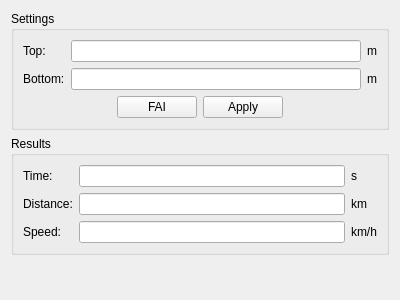
<?xml version="1.0" encoding="UTF-8"?>
<ui version="4.0">
 <class>WingsuitView</class>
 <widget class="QWidget" name="WingsuitView">
  <property name="geometry">
   <rect>
    <x>0</x>
    <y>0</y>
    <width>400</width>
    <height>300</height>
   </rect>
  </property>
  <property name="windowTitle">
   <string>Form</string>
  </property>
  <layout class="QVBoxLayout" name="verticalLayout_2">
   <item>
    <widget class="QGroupBox" name="groupBox">
     <property name="title">
      <string>Settings</string>
     </property>
     <layout class="QVBoxLayout" name="verticalLayout">
      <item>
       <layout class="QGridLayout" name="gridLayout">
        <item row="0" column="0">
         <widget class="QLabel" name="label">
          <property name="text">
           <string>Top:</string>
          </property>
         </widget>
        </item>
        <item row="0" column="1">
         <widget class="QLineEdit" name="topEdit"/>
        </item>
        <item row="0" column="2">
         <widget class="QLabel" name="topUnits">
          <property name="text">
           <string>m</string>
          </property>
         </widget>
        </item>
        <item row="1" column="0">
         <widget class="QLabel" name="label_2">
          <property name="text">
           <string>Bottom:</string>
          </property>
         </widget>
        </item>
        <item row="1" column="1">
         <widget class="QLineEdit" name="bottomEdit"/>
        </item>
        <item row="1" column="2">
         <widget class="QLabel" name="bottomUnits">
          <property name="text">
           <string>m</string>
          </property>
         </widget>
        </item>
       </layout>
      </item>
      <item>
       <layout class="QHBoxLayout" name="horizontalLayout">
        <item>
         <spacer name="horizontalSpacer">
          <property name="orientation">
           <enum>Qt::Horizontal</enum>
          </property>
          <property name="sizeHint" stdset="0">
           <size>
            <width>40</width>
            <height>20</height>
           </size>
          </property>
         </spacer>
        </item>
        <item>
         <widget class="QPushButton" name="faiButton">
          <property name="text">
           <string>FAI</string>
          </property>
         </widget>
        </item>
        <item>
         <widget class="QPushButton" name="applyButton">
          <property name="text">
           <string>Apply</string>
          </property>
          <property name="autoDefault">
           <bool>false</bool>
          </property>
          <property name="default">
           <bool>false</bool>
          </property>
         </widget>
        </item>
        <item>
         <spacer name="horizontalSpacer_2">
          <property name="orientation">
           <enum>Qt::Horizontal</enum>
          </property>
          <property name="sizeHint" stdset="0">
           <size>
            <width>40</width>
            <height>20</height>
           </size>
          </property>
         </spacer>
        </item>
       </layout>
      </item>
     </layout>
    </widget>
   </item>
   <item>
    <widget class="QGroupBox" name="groupBox_2">
     <property name="title">
      <string>Results</string>
     </property>
     <layout class="QGridLayout" name="gridLayout_2">
      <item row="0" column="0">
       <widget class="QLabel" name="label_5">
        <property name="text">
         <string>Time:</string>
        </property>
       </widget>
      </item>
      <item row="0" column="1">
       <widget class="QLineEdit" name="timeEdit">
        <property name="readOnly">
         <bool>true</bool>
        </property>
       </widget>
      </item>
      <item row="0" column="2">
       <widget class="QLabel" name="timeUnits">
        <property name="text">
         <string>s</string>
        </property>
       </widget>
      </item>
      <item row="1" column="0">
       <widget class="QLabel" name="label_6">
        <property name="text">
         <string>Distance:</string>
        </property>
       </widget>
      </item>
      <item row="1" column="1">
       <widget class="QLineEdit" name="distanceEdit">
        <property name="readOnly">
         <bool>true</bool>
        </property>
       </widget>
      </item>
      <item row="1" column="2">
       <widget class="QLabel" name="distanceUnits">
        <property name="text">
         <string>km</string>
        </property>
       </widget>
      </item>
      <item row="2" column="0">
       <widget class="QLabel" name="label_7">
        <property name="text">
         <string>Speed:</string>
        </property>
       </widget>
      </item>
      <item row="2" column="1">
       <widget class="QLineEdit" name="speedEdit">
        <property name="readOnly">
         <bool>true</bool>
        </property>
       </widget>
      </item>
      <item row="2" column="2">
       <widget class="QLabel" name="speedUnits">
        <property name="text">
         <string>km/h</string>
        </property>
       </widget>
      </item>
     </layout>
    </widget>
   </item>
   <item>
    <spacer name="verticalSpacer">
     <property name="orientation">
      <enum>Qt::Vertical</enum>
     </property>
     <property name="sizeHint" stdset="0">
      <size>
       <width>20</width>
       <height>50</height>
      </size>
     </property>
    </spacer>
   </item>
  </layout>
 </widget>
 <resources/>
 <connections>
  <connection>
   <sender>topEdit</sender>
   <signal>returnPressed()</signal>
   <receiver>applyButton</receiver>
   <slot>click()</slot>
   <hints>
    <hint type="sourcelabel">
     <x>214</x>
     <y>42</y>
    </hint>
    <hint type="destinationlabel">
     <x>240</x>
     <y>98</y>
    </hint>
   </hints>
  </connection>
  <connection>
   <sender>bottomEdit</sender>
   <signal>returnPressed()</signal>
   <receiver>applyButton</receiver>
   <slot>click()</slot>
   <hints>
    <hint type="sourcelabel">
     <x>214</x>
     <y>68</y>
    </hint>
    <hint type="destinationlabel">
     <x>240</x>
     <y>98</y>
    </hint>
   </hints>
  </connection>
 </connections>
</ui>
